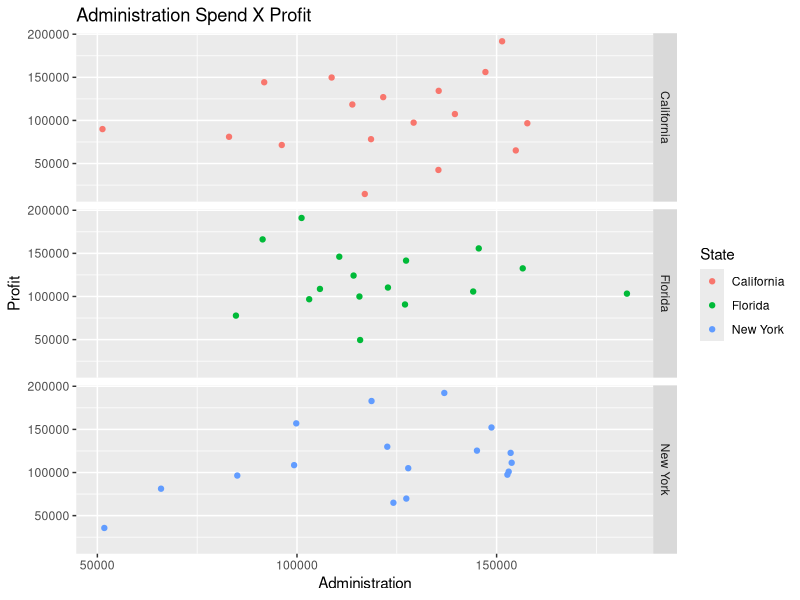
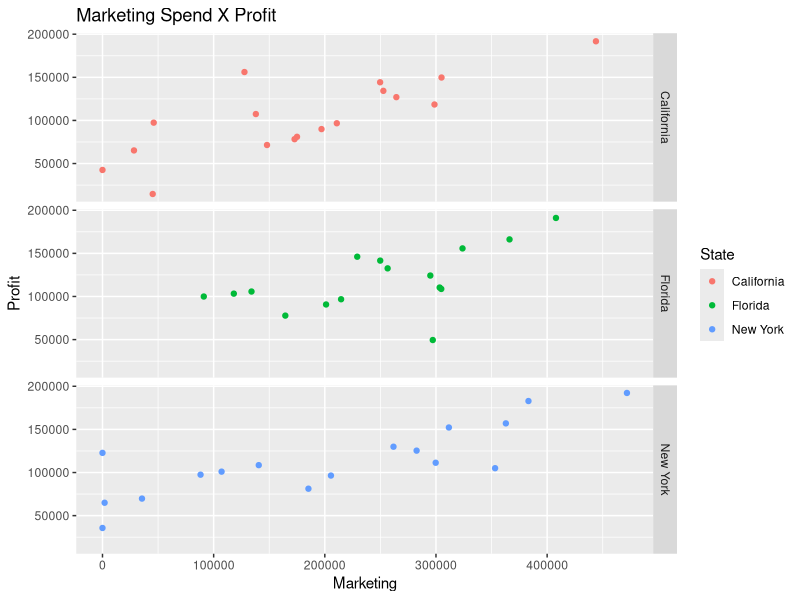
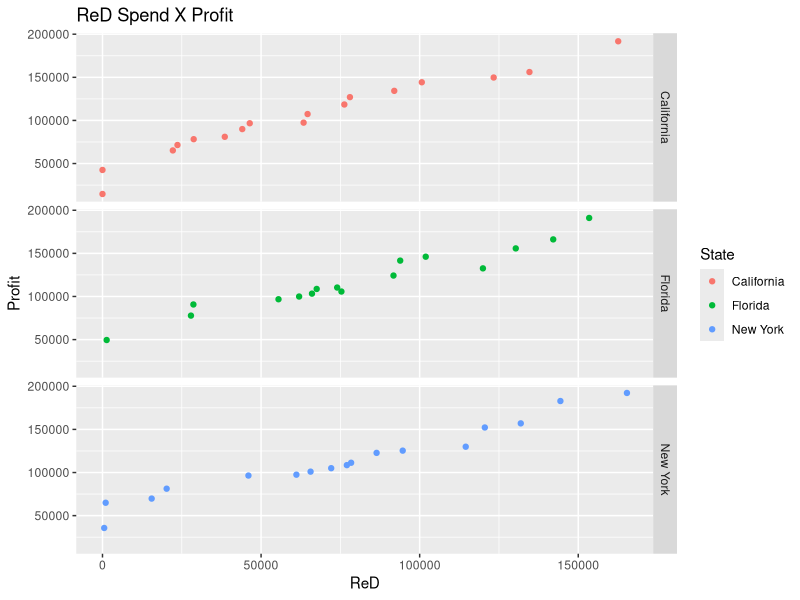
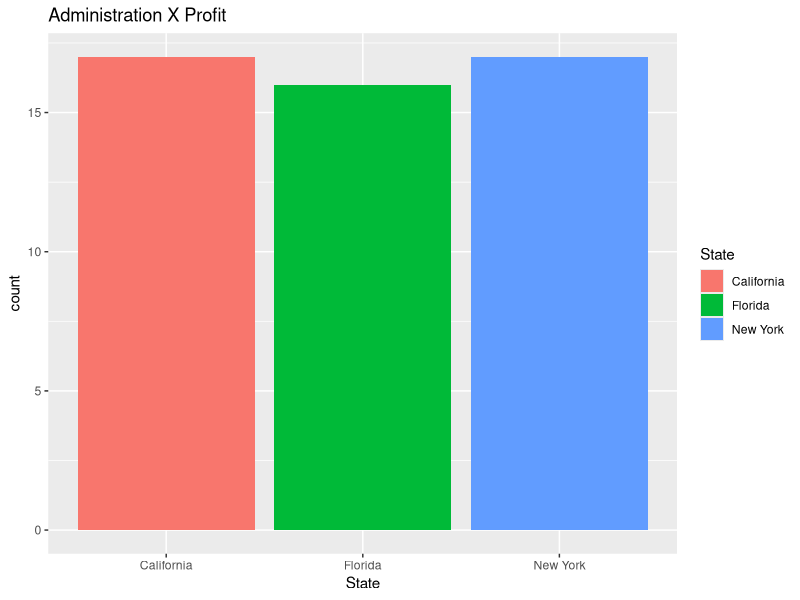
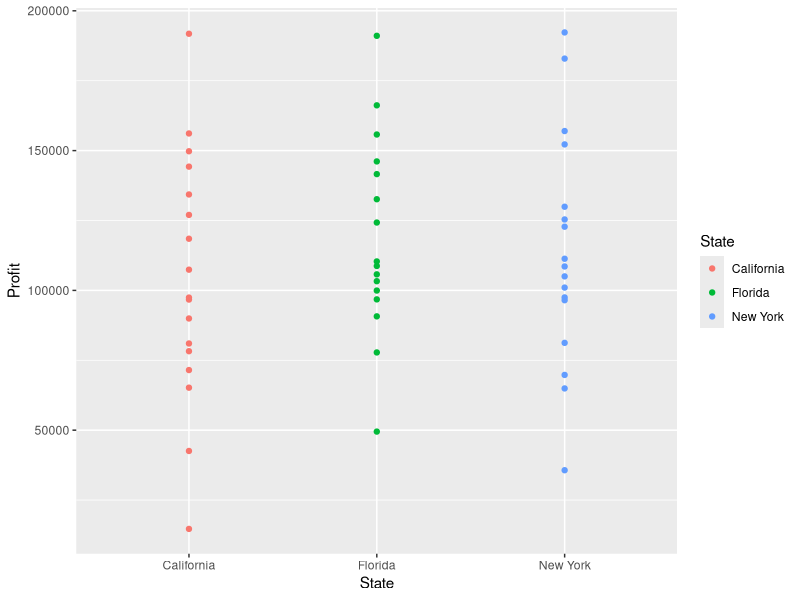
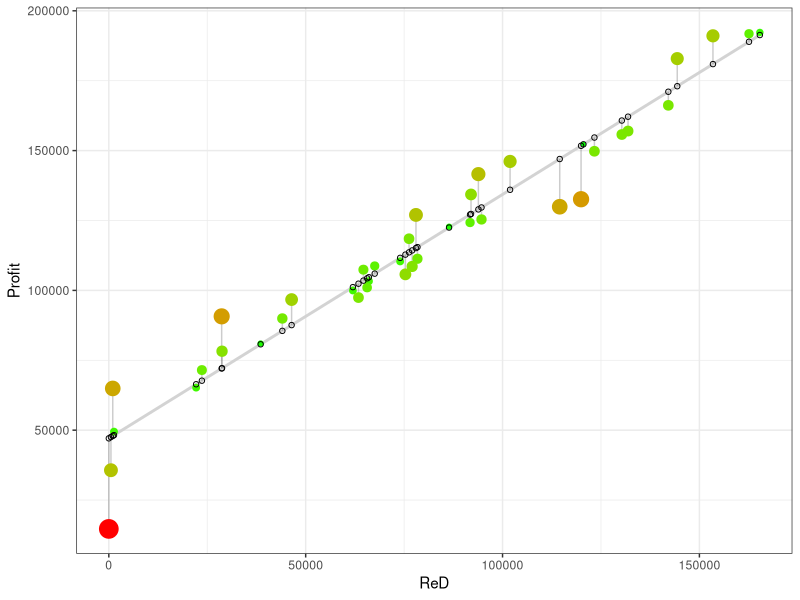
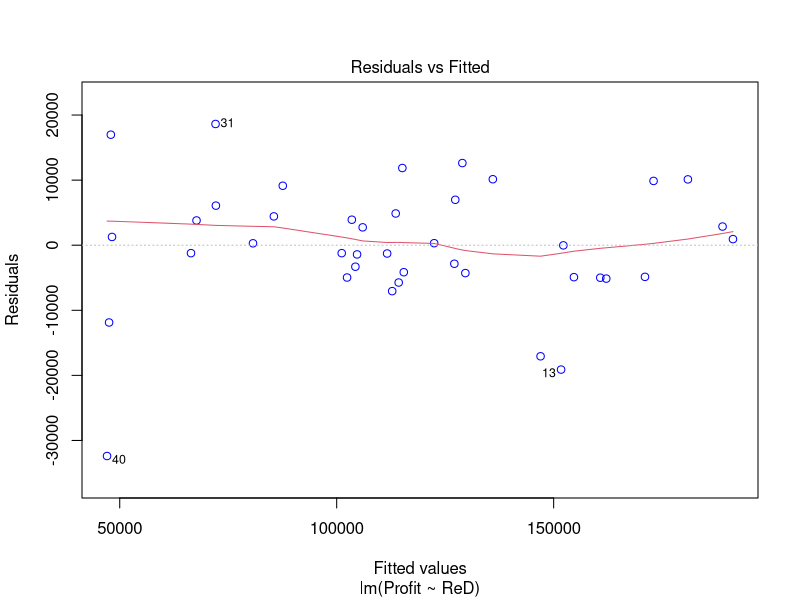
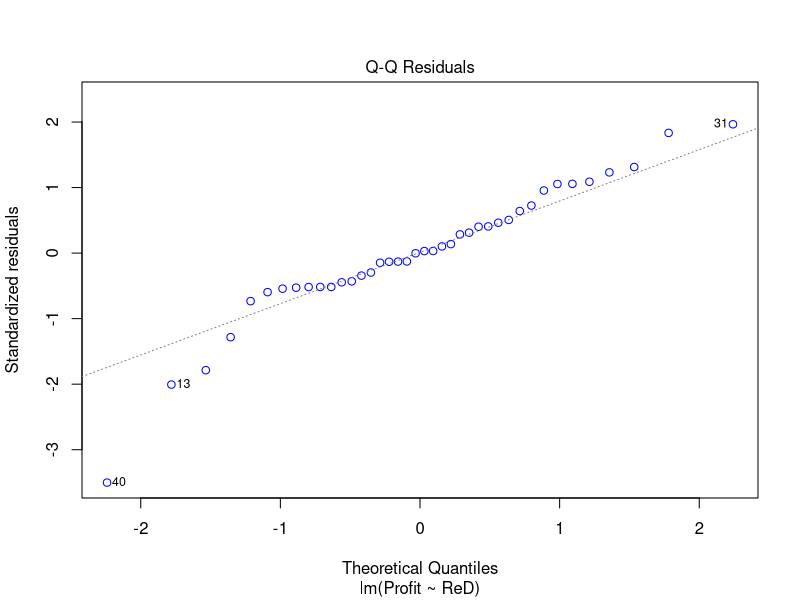

Source code (R) for these figures, in order:
## ---- chunk 1
library(tidyverse)
options(scipen = 999)

dataset = read_csv(here::here("data/50_startups.csv"),
                 col_types = "dddcd")
## ---- chunk 2
library(ggplot2)
ggplot(data = dataset) +
  geom_point(aes(x = Administration, y = Profit, color = State)) +
  facet_grid(State ~ .) +
  ggtitle('Administration Spend X Profit')

ggplot(data = dataset) +
  geom_point(aes(x = Marketing, y = Profit, color = State)) +
  facet_grid(State ~ .) +
  ggtitle('Marketing Spend X Profit')

ggplot(data = dataset) +
  geom_point(aes(x = ReD, y = Profit, color = State)) +
  facet_grid(State ~ .) +
  ggtitle('ReD Spend X Profit')

ggplot(data = dataset) +
  geom_bar(aes(State, fill = State)) +
  ggtitle('Administration X Profit')

ggplot(data = dataset) +
  geom_point(aes(x = State, y = Profit, color = State))

## ---- chunk 3
cor(dataset$Administration, dataset$Profit)
cor(dataset$Marketing, dataset$Profit)
cor(dataset$ReD, dataset$Profit)
## ---- chunk 4
dataset$State = factor(dataset$State,
                       levels = c('New York', 'California', 'Florida'),
                       labels = c(1, 2, 3))
## ---- chunk 5
library(caTools)
set.seed(100)
split = sample.split(dataset$Profit, SplitRatio = 0.8)

training_set = subset(dataset, split == TRUE)
test_set = subset(dataset, split == FALSE)
## ---- chunk 6
regressor = lm(formula = Profit ~ .,
               data = training_set)
summary(regressor)
## ---- chunk 7
regressor = lm(formula = Profit ~ Marketing + ReD + State,
               data = training_set)
summary(regressor)
## ---- chunk 8
regressor = lm(formula = Profit ~ Marketing + ReD,
               data = training_set)
summary(regressor)
## ---- chunk 9
regressor = lm(formula = Profit ~ ReD,
               data = training_set)
summary(regressor)
## ---- chunk 10
predicoes = predict(regressor)
residuos = residuals(regressor)

ggplot(training_set, aes(x = ReD, y = Profit)) +
  geom_smooth(method = "lm", se = FALSE, color = "lightgrey") +     # regression line  
  geom_segment(aes(xend = ReD, yend = predicoes), alpha = .2) +     # draw line from point to line
  geom_point(aes(color = abs(residuos), size = abs(residuos))) +    # size of the points
  scale_color_continuous(low = "green", high = "red") +             # colour of the points mapped to residual size - green smaller, red larger
  guides(color = FALSE, size = FALSE) +                             # size legend removed
  geom_point(aes(y = predicoes), shape = 1) +
  theme_bw() 
## ---- chunk 11
plot(regressor, which=1, col=c("blue"))
## ---- chunk 12
plot(regressor, which=2, col=c("blue"))
## ---- chunk 13
plot(density(residuos))
## ---- chunk 14
shapiro.test(residuos)
## ---- chunk 15
plot(regressor, which=3, col=c("blue"))  # Scale-Location Plot
## ---- chunk 16
library(lmtest)
bptest(regressor, studentize = F)
## ---- chunk 17
library(car)
durbinWatsonTest(regressor)
